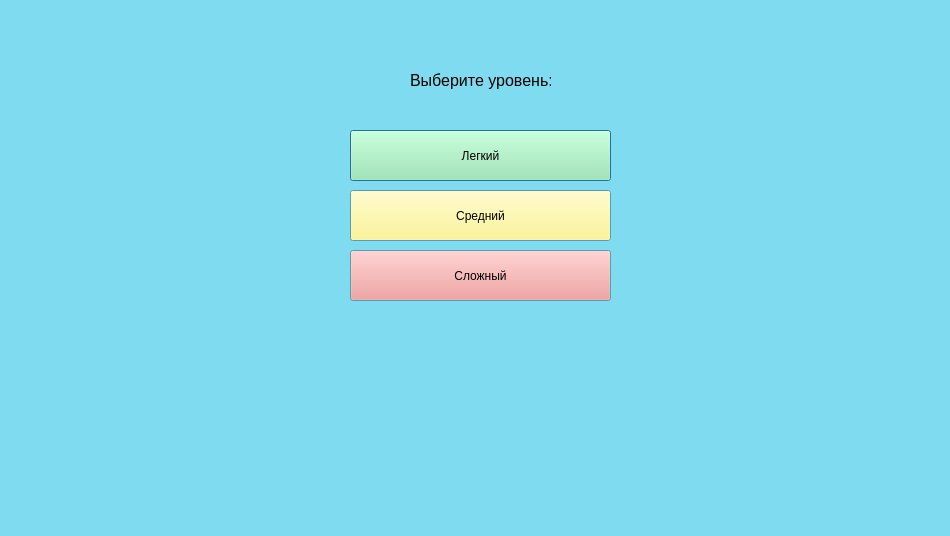
<?xml version="1.0" encoding="UTF-8"?>
<ui version="4.0">
 <class>Dialog</class>
 <widget class="QDialog" name="Dialog">
  <property name="geometry">
   <rect>
    <x>0</x>
    <y>0</y>
    <width>950</width>
    <height>536</height>
   </rect>
  </property>
  <property name="palette">
   <palette>
    <active>
     <colorrole role="Base">
      <brush brushstyle="SolidPattern">
       <color alpha="255">
        <red>255</red>
        <green>255</green>
        <blue>255</blue>
       </color>
      </brush>
     </colorrole>
     <colorrole role="Window">
      <brush brushstyle="SolidPattern">
       <color alpha="255">
        <red>127</red>
        <green>220</green>
        <blue>240</blue>
       </color>
      </brush>
     </colorrole>
    </active>
    <inactive>
     <colorrole role="Base">
      <brush brushstyle="SolidPattern">
       <color alpha="255">
        <red>255</red>
        <green>255</green>
        <blue>255</blue>
       </color>
      </brush>
     </colorrole>
     <colorrole role="Window">
      <brush brushstyle="SolidPattern">
       <color alpha="255">
        <red>127</red>
        <green>220</green>
        <blue>240</blue>
       </color>
      </brush>
     </colorrole>
    </inactive>
    <disabled>
     <colorrole role="Base">
      <brush brushstyle="SolidPattern">
       <color alpha="255">
        <red>127</red>
        <green>220</green>
        <blue>240</blue>
       </color>
      </brush>
     </colorrole>
     <colorrole role="Window">
      <brush brushstyle="SolidPattern">
       <color alpha="255">
        <red>127</red>
        <green>220</green>
        <blue>240</blue>
       </color>
      </brush>
     </colorrole>
    </disabled>
   </palette>
  </property>
  <property name="windowTitle">
   <string>Dialog</string>
  </property>
  <widget class="QPushButton" name="easyButton">
   <property name="geometry">
    <rect>
     <x>350</x>
     <y>130</y>
     <width>261</width>
     <height>51</height>
    </rect>
   </property>
   <property name="palette">
    <palette>
     <active>
      <colorrole role="Button">
       <brush brushstyle="SolidPattern">
        <color alpha="255">
         <red>155</red>
         <green>240</green>
         <blue>168</blue>
        </color>
       </brush>
      </colorrole>
      <colorrole role="Base">
       <brush brushstyle="SolidPattern">
        <color alpha="255">
         <red>176</red>
         <green>193</green>
         <blue>255</blue>
        </color>
       </brush>
      </colorrole>
     </active>
     <inactive>
      <colorrole role="Button">
       <brush brushstyle="SolidPattern">
        <color alpha="255">
         <red>155</red>
         <green>240</green>
         <blue>168</blue>
        </color>
       </brush>
      </colorrole>
      <colorrole role="Base">
       <brush brushstyle="SolidPattern">
        <color alpha="255">
         <red>176</red>
         <green>193</green>
         <blue>255</blue>
        </color>
       </brush>
      </colorrole>
     </inactive>
     <disabled>
      <colorrole role="Button">
       <brush brushstyle="SolidPattern">
        <color alpha="255">
         <red>155</red>
         <green>240</green>
         <blue>168</blue>
        </color>
       </brush>
      </colorrole>
      <colorrole role="Base">
       <brush brushstyle="SolidPattern">
        <color alpha="255">
         <red>127</red>
         <green>220</green>
         <blue>240</blue>
        </color>
       </brush>
      </colorrole>
     </disabled>
    </palette>
   </property>
   <property name="text">
    <string>Легкий</string>
   </property>
  </widget>
  <widget class="QPushButton" name="hardButton">
   <property name="geometry">
    <rect>
     <x>350</x>
     <y>250</y>
     <width>261</width>
     <height>51</height>
    </rect>
   </property>
   <property name="palette">
    <palette>
     <active>
      <colorrole role="Button">
       <brush brushstyle="SolidPattern">
        <color alpha="255">
         <red>240</red>
         <green>143</green>
         <blue>143</blue>
        </color>
       </brush>
      </colorrole>
     </active>
     <inactive>
      <colorrole role="Button">
       <brush brushstyle="SolidPattern">
        <color alpha="255">
         <red>240</red>
         <green>143</green>
         <blue>143</blue>
        </color>
       </brush>
      </colorrole>
     </inactive>
     <disabled>
      <colorrole role="Button">
       <brush brushstyle="SolidPattern">
        <color alpha="255">
         <red>240</red>
         <green>143</green>
         <blue>143</blue>
        </color>
       </brush>
      </colorrole>
     </disabled>
    </palette>
   </property>
   <property name="text">
    <string>Сложный</string>
   </property>
  </widget>
  <widget class="QPushButton" name="mediumButton">
   <property name="geometry">
    <rect>
     <x>350</x>
     <y>190</y>
     <width>261</width>
     <height>51</height>
    </rect>
   </property>
   <property name="palette">
    <palette>
     <active>
      <colorrole role="Button">
       <brush brushstyle="SolidPattern">
        <color alpha="255">
         <red>255</red>
         <green>245</green>
         <blue>124</blue>
        </color>
       </brush>
      </colorrole>
     </active>
     <inactive>
      <colorrole role="Button">
       <brush brushstyle="SolidPattern">
        <color alpha="255">
         <red>255</red>
         <green>245</green>
         <blue>124</blue>
        </color>
       </brush>
      </colorrole>
     </inactive>
     <disabled>
      <colorrole role="Button">
       <brush brushstyle="SolidPattern">
        <color alpha="255">
         <red>255</red>
         <green>245</green>
         <blue>124</blue>
        </color>
       </brush>
      </colorrole>
     </disabled>
    </palette>
   </property>
   <property name="text">
    <string>Средний</string>
   </property>
  </widget>
  <widget class="QLabel" name="title">
   <property name="geometry">
    <rect>
     <x>410</x>
     <y>60</y>
     <width>141</width>
     <height>41</height>
    </rect>
   </property>
   <property name="font">
    <font>
     <pointsize>12</pointsize>
    </font>
   </property>
   <property name="text">
    <string>Выберите уровень:</string>
   </property>
  </widget>
  <widget class="QLabel" name="label">
   <property name="geometry">
    <rect>
     <x>-20</x>
     <y>-20</y>
     <width>1111</width>
     <height>611</height>
    </rect>
   </property>
   <property name="text">
    <string/>
   </property>
   <property name="pixmap">
    <pixmap>../../../Downloads/sea 1.png</pixmap>
   </property>
  </widget>
  <zorder>label</zorder>
  <zorder>easyButton</zorder>
  <zorder>hardButton</zorder>
  <zorder>mediumButton</zorder>
  <zorder>title</zorder>
 </widget>
 <resources/>
 <connections/>
</ui>
